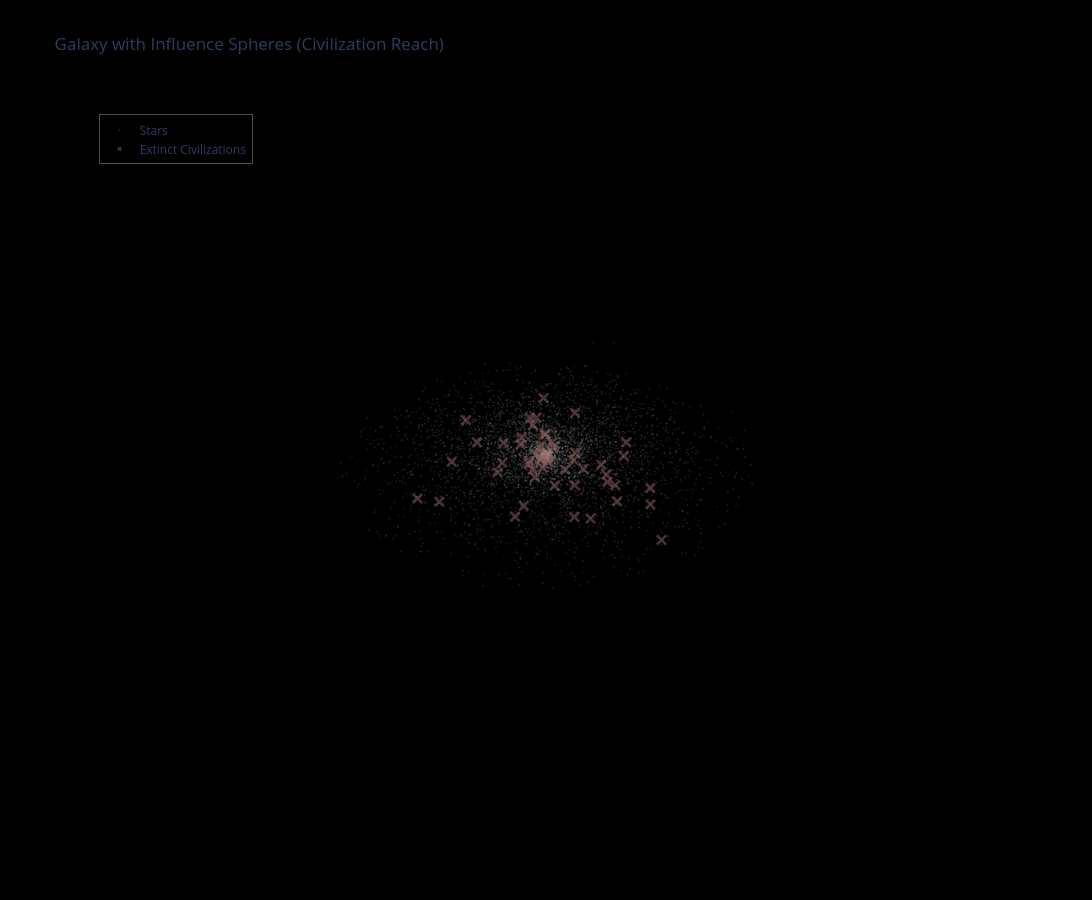

Notebook cell for this chart:
### Markdown cell above
## 3. Static Visualization with Influence Spheres

Show translucent spheres representing each civilization's area of influence.

### Code cell
# Create figure with influence spheres
fig = viz.create_static_figure(
    subsample_stars=5000,
    show_stars=True,
    show_active=True,
    show_extinct=True,
    show_trajectories=False,
    show_spheres=True  # Show translucent influence zones
)

fig.update_layout(title="Galaxy with Influence Spheres (Civilization Reach)")
fig.show()

print("\n💡 Sphere radius = distance to furthest colony")
print("Translucent spheres show each civilization's area of influence.")

### Figure 1 — Plotly figure (JSON) as saved in the notebook; plotly's stock layout.template omitted (floating-point values rounded to 4 significant figures; data arrays with more than 128 entries replaced by an {"elided": "..."} marker saying what was removed)
{"data": [{"hoverinfo": "skip", "marker": {"color": "rgb(200, 200, 200)", "opacity": 0.15, "size": 1}, "mode": "markers", "name": "Stars", "type": "scatter3d", "x": {"elided": "5000 float values"}, "y": {"elided": "5000 float values"}, "z": {"elided": "5000 float values"}}, {"hovertemplate": "%{text}<extra></extra>", "marker": {"color": "rgb(150, 100, 100)", "opacity": 0.5, "size": 4, "symbol": "x"}, "mode": "markers", "name": "Extinct Civilizations", "text": ["<b>Civilization #0</b><br>\nBirth: 0.24 Gyr<br>\nKardashev: 0.85<br>\nStatus: Extinct (self_destruction)<br>Death: 0.25 Gyr<br>\nColonies: 81<br>\n<br>\n<b>Star Properties</b><br>\nAge: 4.90 Gyr<br>\n[Fe/H]: -0.09<br>\nPosition: (2.2, -5.2, -0.2) kpc", "<b>Civilization #1</b><br>\nBirth: 0.34 Gyr<br>\nKardashev: 0.81<br>\nStatus: Extinct (old_age)<br>Death: 0.34 Gyr<br>\nColonies: 11<br>\n<br>\n<b>Star Properties</b><br>\nAge: 7.72 Gyr<br>\n[Fe/H]: 0.10<br>\nPosition: (2.5, 1.4, -0.3) kpc", "<b>Civilization #2</b><br>\nBirth: 0.40 Gyr<br>\nKardashev: 0.62<br>\nStatus: Extinct (old_age)<br>Death: 0.41 Gyr<br>\nColonies: 111<br>\n<br>\n<b>Star Properties</b><br>\nAge: 6.22 Gyr<br>\n[Fe/H]: -0.15<br>\nPosition: (-5.9, 2.7, -0.3) kpc", "<b>Civilization #3</b><br>\nBirth: 0.69 Gyr<br>\nKardashev: 0.78<br>\nStatus: Extinct (old_age)<br>Death: 0.70 Gyr<br>\nColonies: 36<br>\n<br>\n<b>Star Properties</b><br>\nAge: 11.22 Gyr<br>\n[Fe/H]: 0.30<br>\nPosition: (-4.6, -1.5, 1.1) kpc", "<b>Civilization #4</b><br>\nBirth: 0.76 Gyr<br>\nKardashev: 0.57<br>\nStatus: Extinct (old_age)<br>Death: 0.76 Gyr<br>\nColonies: 1<br>\n<br>\n<b>Star Properties</b><br>\nAge: 10.20 Gyr<br>\n[Fe/H]: 0.30<br>\nPosition: (0.1, -0.1, 0.0) kpc", "<b>Civilization #5</b><br>\nBirth: 0.82 Gyr<br>\nKardashev: 0.85<br>\nStatus: Extinct (self_destruction)<br>Death: 0.83 Gyr<br>\nColonies: 60<br>\n<br>\n<b>Star Properties</b><br>\nAge: 9.60 Gyr<br>\n[Fe/H]: -0.06<br>\nPosition: (-2.6, -4.4, 0.4) kpc", "<b>Civilization #6</b><br>\nBirth: 0.83 Gyr<br>\nKardashev: 0.87<br>\nStatus: Extinct (self_destruction)<br>Death: 0.83 Gyr<br>\nColonies: 1<br>\n<br>\n<b>Star Properties</b><br>\nAge: 8.53 Gyr<br>\n[Fe/H]: 0.13<br>\nPosition: (2.2, 0.9, 0.0) kpc", "<b>Civilization #7</b><br>\nBirth: 0.92 Gyr<br>\nKardashev: 0.79<br>\nStatus: Extinct (self_destruction)<br>Death: 0.92 Gyr<br>\nColonies: 1<br>\n<br>\n<b>Star Properties</b><br>\nAge: 12.24 Gyr<br>\n[Fe/H]: 0.30<br>\nPosition: (0.6, 0.0, -0.1) kpc", "<b>Civilization #8</b><br>\nBirth: 0.95 Gyr<br>\nKardashev: 0.76<br>\nStatus: Extinct (self_destruction)<br>Death: 0.95 Gyr<br>\nColonies: 13<br>\n<br>\n<b>Star Properties</b><br>\nAge: 11.46 Gyr<br>\n[Fe/H]: 0.30<br>\nPosition: (-0.4, -1.8, 1.6) kpc", "<b>Civilization #9</b><br>\nBirth: 1.72 Gyr<br>\nKardashev: 0.73<br>\nStatus: Extinct (self_destruction)<br>Death: 1.73 Gyr<br>\nColonies: 84<br>\n<br>\n<b>Star Properties</b><br>\nAge: 8.56 Gyr<br>\n[Fe/H]: 0.14<br>\nPosition: (0.5, -2.2, 0.2) kpc", "<b>Civilization #10</b><br>\nBirth: 1.79 Gyr<br>\nKardashev: 0.84<br>\nStatus: Extinct (self_destruction)<br>Death: 1.80 Gyr<br>\nColonies: 107<br>\n<br>\n<b>Star Properties</b><br>\nAge: 11.54 Gyr<br>\n[Fe/H]: 0.18<br>\nPosition: (1.8, 0.0, -0.0) kpc", "<b>Civilization #11</b><br>\nBirth: 1.88 Gyr<br>\nKardashev: 0.78<br>\nStatus: Extinct (self_destruction)<br>Death: 1.88 Gyr<br>\nColonies: 1<br>\n<br>\n<b>Star Properties</b><br>\nAge: 6.02 Gyr<br>\n[Fe/H]: -0.60<br>\nPosition: (2.4, 12.7, 0.1) kpc", "<b>Civilization #12</b><br>\nBirth: 1.99 Gyr<br>\nKardashev: 0.78<br>\nStatus: Extinct (self_destruction)<br>Death: 2.00 Gyr<br>\nColonies: 33<br>\n<br>\n<b>Star Properties</b><br>\nAge: 9.28 Gyr<br>\n[Fe/H]: -0.22<br>\nPosition: (1.5, -7.2, 0.6) kpc", "<b>Civilization #13</b><br>\nBirth: 2.21 Gyr<br>\nKardashev: 0.73<br>\nStatus: Extinct (self_destruction)<br>Death: 2.21 Gyr<br>\nColonies: 1<br>\n<br>\n<b>Star Properties</b><br>\nAge: 10.51 Gyr<br>\n[Fe/H]: 0.30<br>\nPosition: (0.3, 0.4, -0.3) kpc", "<b>Civilization #14</b><br>\nBirth: 2.54 Gyr<br>\nKardashev: 0.77<br>\nStatus: Extinct (old_age)<br>Death: 2.54 Gyr<br>\nColonies: 1<br>\n<br>\n<b>Star Properties</b><br>\nAge: 4.95 Gyr<br>\n[Fe/H]: -0.28<br>\nPosition: (1.4, 8.1, 0.4) kpc", "<b>Civilization #15</b><br>\nBirth: 2.83 Gyr<br>\nKardashev: 0.70<br>\nStatus: Extinct (old_age)<br>Death: 2.84 Gyr<br>\nColonies: 18<br>\n<br>\n<b>Star Properties</b><br>\nAge: 11.59 Gyr<br>\n[Fe/H]: 0.11<br>\nPosition: (2.1, 1.7, 0.5) kpc", "<b>Civilization #16</b><br>\nBirth: 3.06 Gyr<br>\nKardashev: 0.73<br>\nStatus: Extinct (old_age)<br>Death: 3.06 Gyr<br>\nColonies: 15<br>\n<br>\n<b>Star Properties</b><br>\nAge: 9.48 Gyr<br>\n[Fe/H]: 0.04<br>\nPosition: (0.9, -3.6, -0.1) kpc", "<b>Civilization #17</b><br>\nBirth: 3.38 Gyr<br>\nKardashev: 0.59<br>\nStatus: Extinct (old_age)<br>Death: 3.38 Gyr<br>\nColonies: 1<br>\n<br>\n<b>Star Properties</b><br>\nAge: 7.85 Gyr<br>\n[Fe/H]: 0.15<br>\nPosition: (-0.8, 2.0, 0.0) kpc", "<b>Civilization #18</b><br>\nBirth: 3.40 Gyr<br>\nKardashev: 0.72<br>\nStatus: Extinct (old_age)<br>Death: 3.40 Gyr<br>\nColonies: 1<br>\n<br>\n<b>Star Properties</b><br>\nAge: 9.57 Gyr<br>\n[Fe/H]: 0.30<br>\nPosition: (-0.2, -0.8, 0.3) kpc", "<b>Civilization #19</b><br>\nBirth: 3.46 Gyr<br>\nKardashev: 0.78<br>\nStatus: Extinct (self_destruction)<br>Death: 3.46 Gyr<br>\nColonies: 1<br>\n<br>\n<b>Star Properties</b><br>\nAge: 10.65 Gyr<br>\n[Fe/H]: 0.30<br>\nPosition: (-0.2, -0.1, -0.0) kpc", "<b>Civilization #20</b><br>\nBirth: 3.57 Gyr<br>\nKardashev: 0.63<br>\nStatus: Extinct (old_age)<br>Death: 3.58 Gyr<br>\nColonies: 45<br>\n<br>\n<b>Star Properties</b><br>\nAge: 7.31 Gyr<br>\n[Fe/H]: 0.15<br>\nPosition: (0.2, 2.2, -0.3) kpc", "<b>Civilization #21</b><br>\nBirth: 3.65 Gyr<br>\nKardashev: 0.61<br>\nStatus: Extinct (self_destruction)<br>Death: 3.65 Gyr<br>\nColonies: 18<br>\n<br>\n<b>Star Properties</b><br>\nAge: 3.23 Gyr<br>\n[Fe/H]: -0.03<br>\nPosition: (2.9, 3.7, 0.3) kpc", "<b>Civilization #22</b><br>\nBirth: 3.82 Gyr<br>\nKardashev: 0.66<br>\nStatus: Extinct (self_destruction)<br>Death: 3.82 Gyr<br>\nColonies: 1<br>\n<br>\n<b>Star Properties</b><br>\nAge: 8.68 Gyr<br>\n[Fe/H]: 0.30<br>\nPosition: (-1.9, 1.1, -0.2) kpc", "<b>Civilization #23</b><br>\nBirth: 3.99 Gyr<br>\nKardashev: 0.78<br>\nStatus: Extinct (self_destruction)<br>Death: 3.99 Gyr<br>\nColonies: 1<br>\n<br>\n<b>Star Properties</b><br>\nAge: 6.92 Gyr<br>\n[Fe/H]: -0.31<br>\nPosition: (3.7, 7.9, 0.0) kpc", "<b>Civilization #24</b><br>\nBirth: 4.21 Gyr<br>\nKardashev: 0.65<br>\nStatus: Extinct (self_destruction)<br>Death: 4.21 Gyr<br>\nColonies: 1<br>\n<br>\n<b>Star Properties</b><br>\nAge: 12.37 Gyr<br>\n[Fe/H]: 0.30<br>\nPosition: (-0.0, -0.1, 1.7) kpc", "<b>Civilization #25</b><br>\nBirth: 4.35 Gyr<br>\nKardashev: 0.80<br>\nStatus: Extinct (self_destruction)<br>Death: 4.36 Gyr<br>\nColonies: 1<br>\n<br>\n<b>Star Properties</b><br>\nAge: 4.44 Gyr<br>\n[Fe/H]: -0.38<br>\nPosition: (-0.2, 9.7, 0.1) kpc", "<b>Civilization #26</b><br>\nBirth: 4.47 Gyr<br>\nKardashev: 0.68<br>\nStatus: Extinct (self_destruction)<br>Death: 4.48 Gyr<br>\nColonies: 26<br>\n<br>\n<b>Star Properties</b><br>\nAge: 12.79 Gyr<br>\n[Fe/H]: 0.30<br>\nPosition: (-0.0, 0.2, -0.0) kpc", "<b>Civilization #27</b><br>\nBirth: 4.59 Gyr<br>\nKardashev: 0.84<br>\nStatus: Extinct (self_destruction)<br>Death: 4.59 Gyr<br>\nColonies: 53<br>\n<br>\n<b>Star Properties</b><br>\nAge: 5.05 Gyr<br>\n[Fe/H]: -0.10<br>\nPosition: (-3.9, 4.2, 0.0) kpc", "<b>Civilization #28</b><br>\nBirth: 4.80 Gyr<br>\nKardashev: 0.95<br>\nStatus: Extinct (self_destruction)<br>Death: 4.81 Gyr<br>\nColonies: 13<br>\n<br>\n<b>Star Properties</b><br>\nAge: 8.74 Gyr<br>\n[Fe/H]: -0.31<br>\nPosition: (-1.6, 8.5, 0.3) kpc", "<b>Civilization #29</b><br>\nBirth: 5.04 Gyr<br>\nKardashev: 0.71<br>\nStatus: Extinct (self_destruction)<br>Death: 5.05 Gyr<br>\nColonies: 31<br>\n<br>\n<b>Star Properties</b><br>\nAge: 8.42 Gyr<br>\n[Fe/H]: 0.30<br>\nPosition: (1.6, -0.1, 0.1) kpc", "<b>Civilization #30</b><br>\nBirth: 5.53 Gyr<br>\nKardashev: 0.88<br>\nStatus: Extinct (old_age)<br>Death: 5.53 Gyr<br>\nColonies: 1<br>\n<br>\n<b>Star Properties</b><br>\nAge: 8.99 Gyr<br>\n[Fe/H]: -0.02<br>\nPosition: (-1.2, 4.3, 0.5) kpc", "<b>Civilization #31</b><br>\nBirth: 5.56 Gyr<br>\nKardashev: 0.73<br>\nStatus: Extinct (self_destruction)<br>Death: 5.56 Gyr<br>\nColonies: 1<br>\n<br>\n<b>Star Properties</b><br>\nAge: 10.31 Gyr<br>\n[Fe/H]: 0.04<br>\nPosition: (-0.9, -3.6, -0.4) kpc", "<b>Civilization #32</b><br>\nBirth: 5.64 Gyr<br>\nKardashev: 0.73<br>\nStatus: Extinct (old_age)<br>Death: 5.65 Gyr<br>\nColonies: 44<br>\n<br>\n<b>Star Properties</b><br>\nAge: 13.00 Gyr<br>\n[Fe/H]: 0.30<br>\nPosition: (0.3, -0.2, -0.4) kpc", "<b>Civilization #33</b><br>\nBirth: 5.71 Gyr<br>\nKardashev: 0.67<br>\nStatus: Extinct (self_destruction)<br>Death: 5.71 Gyr<br>\nColonies: 1<br>\n<br>\n<b>Star Properties</b><br>\nAge: 6.46 Gyr<br>\n[Fe/H]: -0.18<br>\nPosition: (5.7, -4.0, 0.1) kpc", "<b>Civilization #34</b><br>\nBirth: 5.93 Gyr<br>\nKardashev: 0.81<br>\nStatus: Extinct (old_age)<br>Death: 5.94 Gyr<br>\nColonies: 1<br>\n<br>\n<b>Star Properties</b><br>\nAge: 10.59 Gyr<br>\n[Fe/H]: 0.25<br>\nPosition: (0.7, -0.4, 0.1) kpc", "<b>Civilization #35</b><br>\nBirth: 6.07 Gyr<br>\nKardashev: 0.71<br>\nStatus: Extinct (self_destruction)<br>Death: 6.07 Gyr<br>\nColonies: 9<br>\n<br>\n<b>Star Properties</b><br>\nAge: 6.74 Gyr<br>\n[Fe/H]: -0.10<br>\nPosition: (-3.4, -4.5, 0.0) kpc", "<b>Civilization #36</b><br>\nBirth: 6.41 Gyr<br>\nKardashev: 0.78<br>\nStatus: Extinct (old_age)<br>Death: 6.41 Gyr<br>\nColonies: 1<br>\n<br>\n<b>Star Properties</b><br>\nAge: 9.78 Gyr<br>\n[Fe/H]: 0.06<br>\nPosition: (3.1, -1.3, 0.1) kpc", "<b>Civilization #37</b><br>\nBirth: 7.13 Gyr<br>\nKardashev: 0.79<br>\nStatus: Extinct (self_destruction)<br>Death: 7.13 Gyr<br>\nColonies: 5<br>\n<br>\n<b>Star Properties</b><br>\nAge: 7.43 Gyr<br>\n[Fe/H]: -0.36<br>\nPosition: (9.3, -0.9, -0.2) kpc", "<b>Civilization #38</b><br>\nBirth: 7.62 Gyr<br>\nKardashev: 0.74<br>\nStatus: Extinct (self_destruction)<br>Death: 7.63 Gyr<br>\nColonies: 57<br>\n<br>\n<b>Star Properties</b><br>\nAge: 1.30 Gyr<br>\n[Fe/H]: -0.14<br>\nPosition: (-0.6, 6.3, -0.1) kpc", "<b>Civilization #39</b><br>\nBirth: 7.80 Gyr<br>\nKardashev: 0.76<br>\nStatus: Extinct (self_destruction)<br>Death: 7.80 Gyr<br>\nColonies: 1<br>\n<br>\n<b>Star Properties</b><br>\nAge: 11.67 Gyr<br>\n[Fe/H]: 0.30<br>\nPosition: (-0.0, 0.1, -0.4) kpc", "<b>Civilization #40</b><br>\nBirth: 8.04 Gyr<br>\nKardashev: 0.74<br>\nStatus: Extinct (self_destruction)<br>Death: 8.04 Gyr<br>\nColonies: 1<br>\n<br>\n<b>Star Properties</b><br>\nAge: 1.56 Gyr<br>\n[Fe/H]: -0.44<br>\nPosition: (10.5, -1.8, 0.2) kpc", "<b>Civilization #41</b><br>\nBirth: 8.09 Gyr<br>\nKardashev: 0.88<br>\nStatus: Extinct (self_destruction)<br>Death: 8.09 Gyr<br>\nColonies: 1<br>\n<br>\n<b>Star Properties</b><br>\nAge: 12.15 Gyr<br>\n[Fe/H]: 0.18<br>\nPosition: (-1.5, -0.9, 0.0) kpc", "<b>Civilization #42</b><br>\nBirth: 8.37 Gyr<br>\nKardashev: 0.68<br>\nStatus: Extinct (old_age)<br>Death: 8.38 Gyr<br>\nColonies: 31<br>\n<br>\n<b>Star Properties</b><br>\nAge: 4.80 Gyr<br>\n[Fe/H]: -0.11<br>\nPosition: (5.1, 2.9, -0.7) kpc", "<b>Civilization #43</b><br>\nBirth: 8.44 Gyr<br>\nKardashev: 0.71<br>\nStatus: Extinct (old_age)<br>Death: 8.44 Gyr<br>\nColonies: 12<br>\n<br>\n<b>Star Properties</b><br>\nAge: 6.90 Gyr<br>\n[Fe/H]: -0.27<br>\nPosition: (4.2, 6.9, -0.1) kpc", "<b>Civilization #44</b><br>\nBirth: 8.54 Gyr<br>\nKardashev: 0.56<br>\nStatus: Extinct (self_destruction)<br>Death: 8.54 Gyr<br>\nColonies: 6<br>\n<br>\n<b>Star Properties</b><br>\nAge: 13.00 Gyr<br>\n[Fe/H]: 0.30<br>\nPosition: (0.2, 0.9, 1.1) kpc", "<b>Civilization #45</b><br>\nBirth: 8.60 Gyr<br>\nKardashev: 0.77<br>\nStatus: Extinct (self_destruction)<br>Death: 8.60 Gyr<br>\nColonies: 1<br>\n<br>\n<b>Star Properties</b><br>\nAge: 7.75 Gyr<br>\n[Fe/H]: 0.10<br>\nPosition: (-1.9, -2.0, 0.1) kpc", "<b>Civilization #46</b><br>\nBirth: 8.98 Gyr<br>\nKardashev: 0.62<br>\nStatus: Extinct (old_age)<br>Death: 8.98 Gyr<br>\nColonies: 1<br>\n<br>\n<b>Star Properties</b><br>\nAge: 7.51 Gyr<br>\n[Fe/H]: -0.02<br>\nPosition: (1.5, 4.4, 0.0) kpc", "<b>Civilization #47</b><br>\nBirth: 8.99 Gyr<br>\nKardashev: 0.79<br>\nStatus: Extinct (old_age)<br>Death: 9.00 Gyr<br>\nColonies: 1<br>\n<br>\n<b>Star Properties</b><br>\nAge: 12.96 Gyr<br>\n[Fe/H]: 0.30<br>\nPosition: (-7.7, -0.5, -6.2) kpc", "<b>Civilization #48</b><br>\nBirth: 9.54 Gyr<br>\nKardashev: 0.56<br>\nStatus: Extinct (old_age)<br>Death: 9.54 Gyr<br>\nColonies: 1<br>\n<br>\n<b>Star Properties</b><br>\nAge: 5.60 Gyr<br>\n[Fe/H]: -0.30<br>\nPosition: (-5.9, -6.2, 0.2) kpc", "<b>Civilization #49</b><br>\nBirth: 9.61 Gyr<br>\nKardashev: 0.78<br>\nStatus: Extinct (self_destruction)<br>Death: 9.62 Gyr<br>\nColonies: 28<br>\n<br>\n<b>Star Properties</b><br>\nAge: 9.08 Gyr<br>\n[Fe/H]: 0.06<br>\nPosition: (-0.4, 3.4, 0.1) kpc", "<b>Civilization #50</b><br>\nBirth: 9.63 Gyr<br>\nKardashev: 0.56<br>\nStatus: Extinct (old_age)<br>Death: 9.63 Gyr<br>\nColonies: 1<br>\n<br>\n<b>Star Properties</b><br>\nAge: 10.88 Gyr<br>\n[Fe/H]: 0.30<br>\nPosition: (3.2, -0.0, -4.0) kpc", "<b>Civilization #51</b><br>\nBirth: 9.67 Gyr<br>\nKardashev: 0.85<br>\nStatus: Extinct (self_destruction)<br>Death: 9.68 Gyr<br>\nColonies: 66<br>\n<br>\n<b>Star Properties</b><br>\nAge: 5.58 Gyr<br>\n[Fe/H]: -0.04<br>\nPosition: (-1.5, 4.6, -0.4) kpc", "<b>Civilization #52</b><br>\nBirth: 9.82 Gyr<br>\nKardashev: 0.66<br>\nStatus: Extinct (self_destruction)<br>Death: 9.82 Gyr<br>\nColonies: 1<br>\n<br>\n<b>Star Properties</b><br>\nAge: 7.67 Gyr<br>\n[Fe/H]: 0.03<br>\nPosition: (3.6, -1.3, -0.5) kpc"], "type": "scatter3d", "x": [2.247, 2.508, -5.887, -4.634, 0.06157, -2.609, 2.205, 0.6234, -0.3797, 0.5042, 1.758, 2.361, 1.514, 0.2808, 1.445, 2.068, 0.9267, -0.7946, -0.1867, -0.1808, 0.1927, 2.906, -1.948, 3.741, -0.0407, -0.2326, -0.01538, -3.889, -1.592, 1.581, -1.207, -0.9431, 0.2867, 5.651, 0.6518, -3.444, 3.138, 9.315, -0.5545, -0.02518, 10.48, -1.499, 5.052, 4.235, 0.1566, -1.92, 1.536, -7.711, -5.911, -0.3847, 3.191, -1.535, 3.627], "y": [-5.17, 1.382, 2.716, -1.482, -0.1141, -4.396, 0.8578, 0.01199, -1.755, -2.183, 0.01425, 12.66, -7.228, 0.417, 8.15, 1.722, -3.606, 2.029, -0.7671, -0.06419, 2.158, 3.726, 1.13, 7.861, -0.1233, 9.659, 0.1727, 4.187, 8.525, -0.07496, 4.343, -3.621, -0.1567, -4.004, -0.3603, -4.516, -1.342, -0.9491, 6.26, 0.05675, -1.788, -0.8613, 2.881, 6.894, 0.932, -2.019, 4.35, -0.4846, -6.193, 3.368, -0.04715, 4.586, -1.34], "z": [-0.18, -0.2532, -0.2765, 1.126, 0.02243, 0.3549, 0.02572, -0.1477, 1.627, 0.1574, -0.04388, 0.1014, 0.6465, -0.3096, 0.4395, 0.519, -0.1282, 0.03955, 0.295, -0.0175, -0.2918, 0.3409, -0.2097, 0.04886, 1.71, 0.1165, -0.03288, 0.01049, 0.2651, 0.08877, 0.4918, -0.4292, -0.3563, 0.08619, 0.1467, 0.004443, 0.05035, -0.1918, -0.0788, -0.3948, 0.2464, 0.0327, -0.7268, -0.06918, 1.139, 0.06957, 0.0105, -6.172, 0.2326, 0.07419, -4.023, -0.3885, -0.5391]}], "layout": {"height": 900, "legend": {"bgcolor": "rgba(0, 0, 0, 0.5)", "bordercolor": "rgba(255, 255, 255, 0.3)", "borderwidth": 1, "x": 0.02, "y": 0.98}, "paper_bgcolor": "rgb(0, 0, 0)", "plot_bgcolor": "rgb(0, 0, 0)", "scene": {"bgcolor": "rgb(0, 0, 0)", "camera": {"eye": {"x": 1.5, "y": 1.5, "z": 1.3}}, "xaxis": {"showbackground": false, "showgrid": false, "showticklabels": false, "visible": false}, "yaxis": {"showbackground": false, "showgrid": false, "showticklabels": false, "visible": false}, "zaxis": {"showbackground": false, "showgrid": false, "showticklabels": false, "visible": false}}, "showlegend": true, "title": {"text": "Galaxy with Influence Spheres (Civilization Reach)"}, "width": 1400}}
